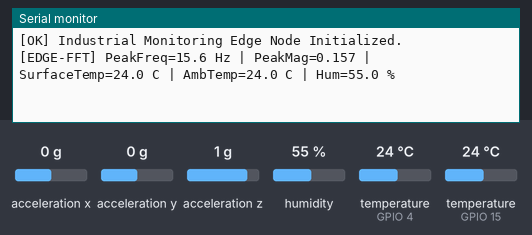
The sketch below on a simulated ESP32. On the bench: the last lines printed to the serial monitor. Wiring (inferred from the names in the program): MPU-6050 motion sensor at I2C address 0x68. The test bench sets the inputs (shaded band); at power-on: acceleration z 1 g, humidity 55 %, temperature (sensors on GPIO 4, GPIO 15) 24 °C, acceleration x 0 g, acceleration y 0 g.

Above: at 1.2 s.
1.3 s: acceleration z set to -1.4 g
2.8 s: humidity set to 22 %
At 4.2 s:
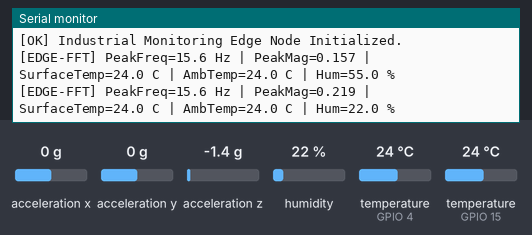
4.3 s: temperature (sensor on GPIO 4) set to 12 °C
5.8 s: temperature (sensor on GPIO 15) set to 12 °C
At 7.1 s:
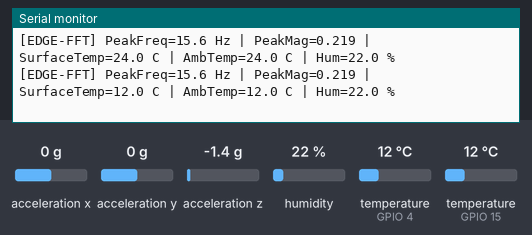
7.3 s: acceleration z set to -0.8 g
8.8 s: temperature (sensor on GPIO 4) set to 19 °C
At 10.4 s:
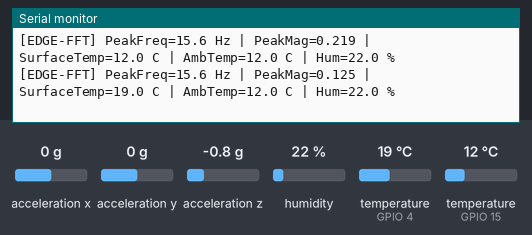
Timing chart, 0 to 11.3 s (numbered marks = the images above; inputs shaded):
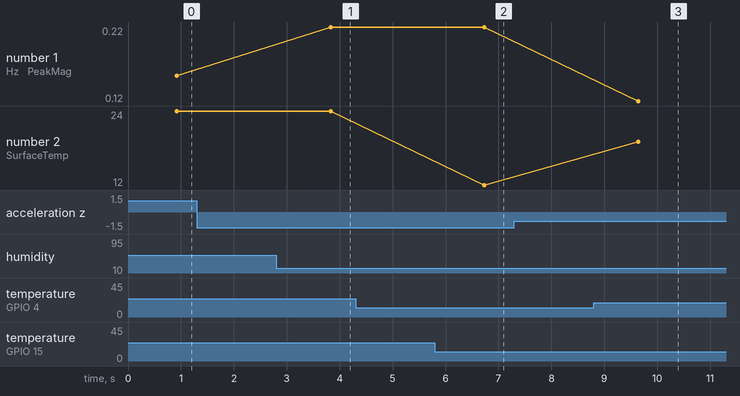

Measured:
- after the input at 2.8 s, the serial monitor: prints a new line after 1.0 s (image 1)
- after the input at 5.8 s, the serial monitor: prints a new line after 0.93 s (image 2)
- after the input at 8.8 s, the serial monitor: prints a new line after 0.84 s (image 3)
- plotted number 2: 12 → 19 after the input at 8.8 s

The sketch:

esp32_fft_machine_monitoring.ino
```cpp
// =============================================================================
// Project: Smart Industrial Machine Monitoring & Predictive Maintenance
// Target: ESP32 + MPU6050 + DS18B20 + DHT22
// Feature: On-Device FFT Vibration Analysis & Edge Feature Extraction
// =============================================================================

#include <Wire.h>
#include <WiFi.h>
#include <HTTPClient.h>
#include <arduinoFFT.h>
#include <OneWire.h>
#include <DallasTemperature.h>
#include <DHT.h>

// -----------------------------------------------------------------------------
// Pin Configuration
// -----------------------------------------------------------------------------
#define ONE_WIRE_BUS      4     // DS18B20 data pin on GPIO 4
#define DHTPIN            15    // DHT22 data pin on GPIO 15
#define DHTTYPE           DHT22

// FFT Parameters
#define SAMPLES           128   // Must be a power of 2
#define SAMPLING_FREQ     1000  // Hz, Nyquist limit = 500 Hz

double vReal[SAMPLES];
double vImag[SAMPLES];
ArduinoFFT<double> FFT = ArduinoFFT<double>(vReal, vImag, SAMPLES, SAMPLING_FREQ);

OneWire oneWire(ONE_WIRE_BUS);
DallasTemperature ds18b20(&oneWire);
DHT dht(DHTPIN, DHTTYPE);

const char* SERVER_URL = "http://192.168.1.100:8000/api/telemetry";

void setup() {
    Serial.begin(115200);
    Wire.begin(21, 22); // I2C SDA=21, SCL=22 for MPU6050

    ds18b20.begin();
    dht.begin();

    // MPU6050 Wake-Up
    Wire.beginTransmission(0x68);
    Wire.write(0x6B); // PWR_MGMT_1
    Wire.write(0);    // Clear sleep bit
    Wire.endTransmission(true);

    Serial.println("[OK] Industrial Monitoring Edge Node Initialized.");
}

void loop() {
    unsigned long microseconds = 1000000 / SAMPLING_FREQ;

    // 1. Acquire Vibration Data Buffer
    for (int i = 0; i < SAMPLES; i++) {
        unsigned long start = micros();

        Wire.beginTransmission(0x68);
        Wire.write(0x3B); // Accel X register
        Wire.endTransmission(false);
        Wire.requestFrom(0x68, 6, true);

        int16_t ax = Wire.read() << 8 | Wire.read();
        int16_t ay = Wire.read() << 8 | Wire.read();
        int16_t az = Wire.read() << 8 | Wire.read();

        // Acceleration in g's (Z-axis primary vibration axis)
        vReal[i] = (double)az / 16384.0;
        vImag[i] = 0.0;

        while (micros() - start < microseconds) { /* wait */ }
    }

    // 2. Perform On-Device FFT (Windowing -> FFT -> Magnitude)
    FFT.windowing(FFTWindow::Hamming, FFTDirection::Forward);
    FFT.compute(FFTDirection::Forward);
    FFT.complexToMagnitude();

    // 3. Extract Dominant Frequency & Peak Magnitude
    double dominantFreq = 0.0;
    double maxMagnitude = 0.0;
    for (int i = 2; i < (SAMPLES / 2); i++) { // Skip DC component
        if (vReal[i] > maxMagnitude) {
            maxMagnitude = vReal[i];
            dominantFreq = (i * 1.0 * SAMPLING_FREQ) / SAMPLES;
        }
    }

    // 4. Sample Surface & Environmental Sensors
    ds18b20.requestTemperatures();
    float machineSurfaceTemp = ds18b20.getTempCByIndex(0);
    float ambientTemp = dht.readTemperature();
    float ambientHumidity = dht.readHumidity();

    // 5. Output Telemetry Log
    Serial.printf("[EDGE-FFT] PeakFreq=%.1f Hz | PeakMag=%.3f | SurfaceTemp=%.1f C | AmbTemp=%.1f C | Hum=%.1f %%\n",
                  dominantFreq, maxMagnitude, machineSurfaceTemp, ambientTemp, ambientHumidity);

    // Delay before next inspection cycle
    delay(2000);
}
```
